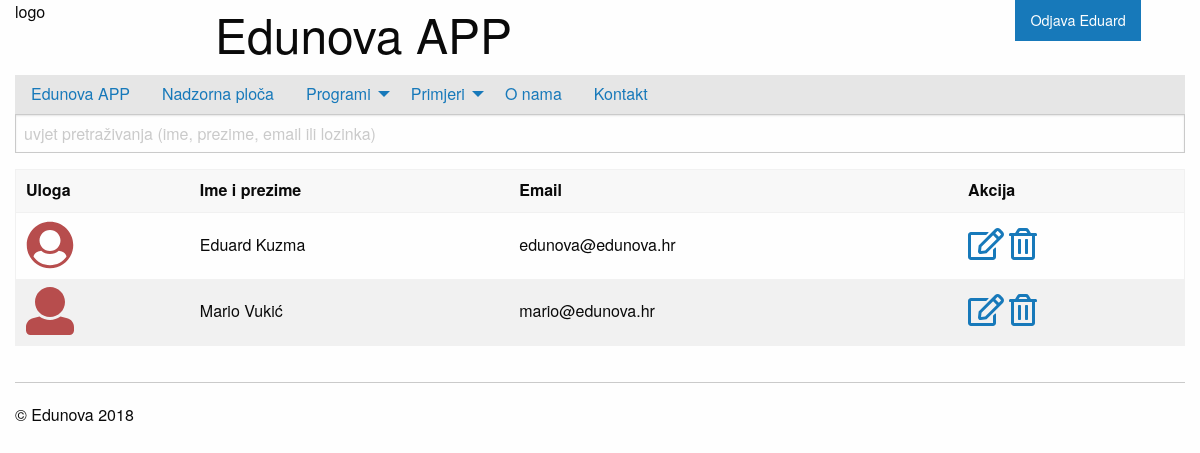
Screenshot of /privatno/operateri/index.php (signed in) with the database file from the repository.
### tables this page shows
create table operater(
sifra int not null primary key auto_increment,
email varchar(50) not null,
lozinka char(32) not null,
ime varchar(50) not null,
prezime varchar(50) not null,
uloga varchar(20) not null
);

### privatno/operateri/index.php (the view, shortened to what this page needs)
<?php include_once '../../konfiguracija.php';
$stranica = isset($_GET["stranica"]) ? $_GET["stranica"] : 1;
?>
<!doctype html>
<html class="no-js" lang="en" dir="ltr">
  <head>
    <?php include_once '../../include/head.php'; ?>
  </head>
  <body>
    <div class="grid-container">
    	<?php include_once '../../include/zaglavlje.php'; ?>
      	<?php include_once '../../include/izbornik.php'; ?>
      	<div class="grid-x grid-padding-x">
			<div class="large-12 cell">
				<form method="get">
					<input type="text" name="uvjet"
					placeholder="uvjet pretraživanja (ime, prezime, email ili lozinka)"
					value="<?php echo isset($_GET["uvjet"]) ? $_GET["uvjet"] : "" ?>" />
				</form>
				<?php
					$uvjet = "%" . (isset($_GET["uvjet"]) ? $_GET["uvjet"] : "") . "%";
					$izraz = $veza->prepare("select * from operater
					where concat(ime,prezime,email,uloga) like :uvjet
					order by uloga, prezime, ime limit :stranica, :brojRezultataPoStranici");
					$izraz->bindValue("stranica", $stranica* $brojRezultataPoStranici -  $brojRezultataPoStranici , PDO::PARAM_INT);
					$izraz->bindValue("brojRezultataPoStranici", $brojRezultataPoStranici, PDO::PARAM_INT);
					$izraz->bindParam("uvjet", $uvjet);
					$izraz->execute();
					$rezultati = $izraz->fetchAll(PDO::FETCH_OBJ);
				  ?>
				<table>
					<thead>
						<tr>
							<th>Uloga</th>
							<th>Ime i prezime</th>
							<th>Email</th>
							<th>Akcija</th>
						</tr>
					</thead>
					<tbody>
					<?php
					foreach ($rezultati as $red):
					?>
						<tr>
							<td title="<?php echo $red->uloga ?>"><?php
							if($red->uloga==="admin"){
								echo "<i style=\"color: #b74d4d\" title=\"Administrator\" class=\"fas fa-user-circle fa-3x\"></i>";
							}else{
								echo "<i  style=\"color: #b74d4d\" title=\"Operater\" class=\"fas fa-user fa-3x\"></i>";
							}
								?></td>
							<td><?php echo $red->ime . " " . $red->prezime; ?></td>
							<td><?php echo $red->email; ?></td>
							<td>
								<a href="#"><i class="far fa-edit fa-2x"></i></a>
								<a href="#"><i class="far fa-trash-alt fa-2x"></i></a>
							</td>
						</tr>
					<?php endforeach; ?>
					</tbody>
				</table>
			</div>
		</div>
		<?php include_once '../../include/podnozje.php'; ?>
    </div>
  </body>
</html>

### rows the page displays
operater: uloga "admin" (drawn), ime "Eduard", prezime "Kuzma", email "edunova@edunova.hr"
operater: uloga "oper" (drawn), ime "Mario", prezime "Vukić", email "mario@edunova.hr"

### other values shown
$naslovAPP "Edunova APP"
$_SESSION[$appID."autoriziran"]->ime "Eduard"
$opis "Edunova APP Nadzorna ploča O nama Kontakt"
